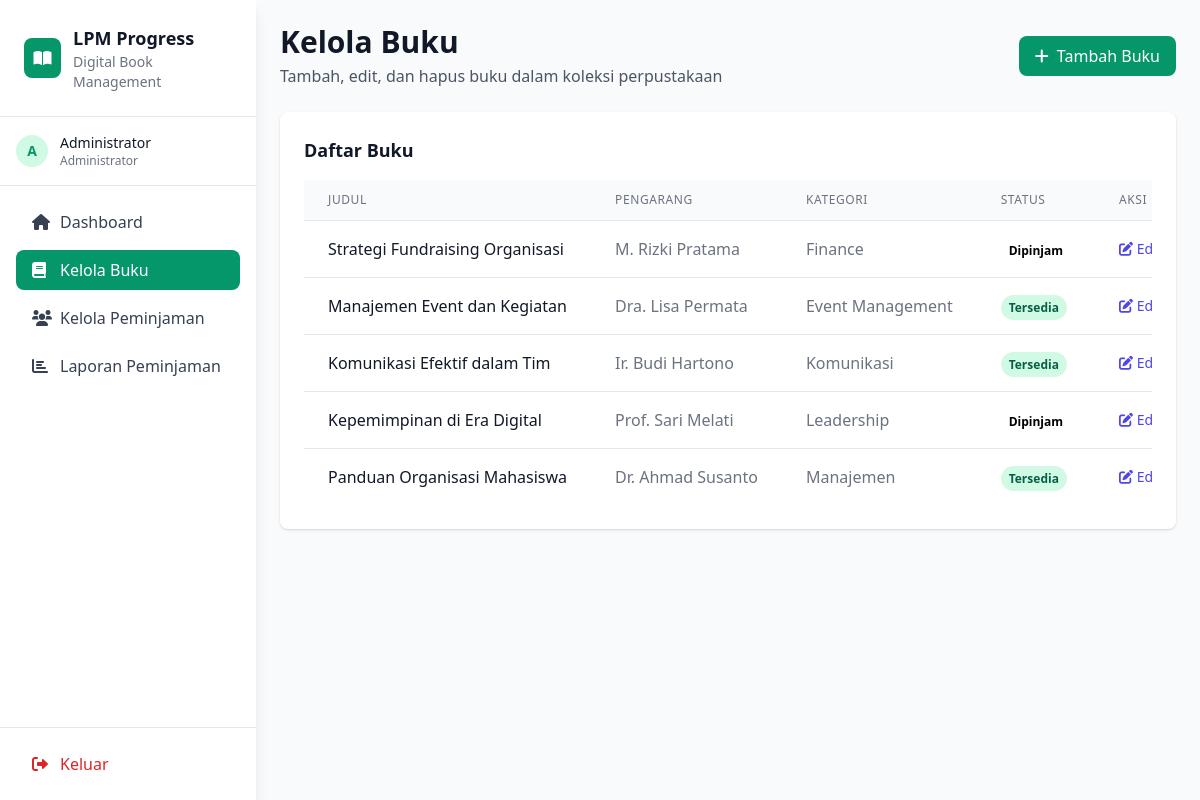
/pages/admin/kelola_buku.php (signed in), run on the app's committed database.
### tables this page shows
CREATE TABLE buku (
    id_buku INT AUTO_INCREMENT PRIMARY KEY,
    judul VARCHAR(200) NOT NULL,
    pengarang VARCHAR(100) NOT NULL,
    kategori VARCHAR(50),
    status ENUM('tersedia', 'dipinjam', 'rusak') DEFAULT 'tersedia'
);

### pages/admin/kelola_buku.php (the view, shortened to what this page needs)
<?php
include '../../includes/header.php';
$database = new Database();
$db = $database->getConnection();
$query = "SELECT * FROM buku WHERE status != 'arsip' ORDER BY id_buku DESC";
$stmt = $db->prepare($query);
$stmt->execute();
$books = $stmt->fetchAll(PDO::FETCH_ASSOC);
?>
<div class="flex h-screen bg-gray-50">
    <?php include '../../includes/sidebar.php'; ?>
    <main class="flex-1 overflow-auto">
        <div class="p-6 space-y-6">
            <div class="flex items-center justify-between">
                <div>
                    <h1 class="text-3xl font-bold text-gray-900">Kelola Buku</h1>
                    <p class="text-gray-600 mt-1">Tambah, edit, dan hapus buku dalam koleksi perpustakaan</p>
                </div>
                <button onclick="showAddForm()" class="bg-green-600 hover:bg-green-700 text-white px-4 py-2 rounded-lg">
                    <i class="fas fa-plus mr-2"></i>Tambah Buku
                </button>
            </div>
            <div class="bg-white rounded-lg shadow">
                <div class="p-6">
                    <h3 class="text-lg font-semibold text-gray-900 mb-4">Daftar Buku</h3>
                    <div class="overflow-x-auto">
                        <table class="min-w-full divide-y divide-gray-200">
                            <thead class="bg-gray-50">
                                <tr>
                                    <th class="px-6 py-3 text-left text-xs font-medium text-gray-500 uppercase tracking-wider">Judul</th>
                                    <th class="px-6 py-3 text-left text-xs font-medium text-gray-500 uppercase tracking-wider">Pengarang</th>
                                    <th class="px-6 py-3 text-left text-xs font-medium text-gray-500 uppercase tracking-wider">Kategori</th>
                                    <th class="px-6 py-3 text-left text-xs font-medium text-gray-500 uppercase tracking-wider">Status</th>
                                    <th class="px-6 py-3 text-left text-xs font-medium text-gray-500 uppercase tracking-wider">Aksi</th>
                                </tr>
                            </thead>
                            <tbody class="bg-white divide-y divide-gray-200">
                                <?php foreach ($books as $book): ?>
                                <tr>
                                    <td class="px-6 py-4 whitespace-nowrap">
                                        <div class="font-medium text-gray-900"><?php echo htmlspecialchars($book['judul']); ?></div>
                                    </td>
                                    <td class="px-6 py-4 whitespace-nowrap text-gray-500">
                                        <?php echo htmlspecialchars($book['pengarang']); ?>
                                    </td>
                                    <td class="px-6 py-4 whitespace-nowrap text-gray-500">
                                        <?php echo htmlspecialchars($book['kategori']); ?>
                                    </td>
                                    <td class="px-6 py-4 whitespace-nowrap">
                                        <span class="px-2 py-1 text-xs font-semibold rounded-full
                                            <?php
                                            switch($book['status']) {
                                                case 'tersedia': echo 'bg-green-100 text-green-800'; break;
                                                case 'dipinjam': echo 'bg-orange-100 text-orange-800'; break;
                                            }
                                            ?>">
                                            <?php echo ucfirst($book['status']); ?>
                                        </span>
                                    </td>
                                    <td class="px-6 py-4 whitespace-nowrap text-sm font-medium">
                                        <a href="?edit=<?php echo $book['id_buku']; ?>" class="text-indigo-600 hover:text-indigo-900 mr-3">
                                            <i class="fas fa-edit"></i> Edit
                                        </a>
                                    </td>
                                </tr>
                                <?php endforeach; ?>
                            </tbody>
                        </table>
                    </div>
                </div>
            </div>
        </div>
    </main>
</div>
<?php include '../../includes/footer.php'; ?>

### includes/header.php (shortened to what this page needs)
<!DOCTYPE html>
<html lang="id">
<head>
    <link href="https://cdn.jsdelivr.net/npm/tailwindcss@2.2.19/dist/tailwind.min.css" rel="stylesheet">
    <link href="https://cdnjs.cloudflare.com/ajax/libs/font-awesome/6.0.0/css/all.min.css" rel="stylesheet">
</head>
<body class="bg-gray-50">

### includes/sidebar.php (shortened to what this page needs)
<?php
$current_page = basename($_SERVER['PHP_SELF']);
$is_admin = isset($_SESSION['jabatan']) && $_SESSION['jabatan'] === 'Administrator';
?>
<div class="w-64 bg-white shadow-lg h-screen flex flex-col">
    <div class="p-6 border-b border-gray-200">
        <div class="flex items-center space-x-3">
            <div class="w-10 h-10 bg-green-600 rounded-lg flex items-center justify-center">
                <i class="fas fa-book-open text-white"></i>
            </div>
            <div>
                <h1 class="font-bold text-lg text-gray-900">LPM Progress</h1>
                <p class="text-sm text-gray-500">Digital Book Management</p>
            </div>
        </div>
    </div>
    <div class="p-4 border-b border-gray-200">
        <div class="flex items-center space-x-3">
            <div class="w-8 h-8 bg-green-100 rounded-full flex items-center justify-center">
                <span class="text-green-600 font-semibold text-sm">
                    <?php echo strtoupper(substr($_SESSION['nama'], 0, 1)); ?>
                </span>
            </div>
            <div class="flex-1 min-w-0">
                <p class="text-sm font-medium text-gray-900 truncate">
                    <?php echo $_SESSION['nama']; ?>
                </p>
                <p class="text-xs text-gray-500">
                    <?php echo $is_admin ? 'Administrator' : 'Anggota'; ?>
                </p>
            </div>
        </div>
    </div>
    <nav class="flex-1 p-4 space-y-2">
        <?php if ($is_admin): ?>
            <a href="dashboard.php" class="<?php echo ($current_page == 'dashboard.php') ? 'bg-green-600 text-white' : 'text-gray-700 hover:bg-gray-100'; ?> flex items-center px-4 py-2 rounded-lg transition-colors">
                <i class="fas fa-home w-4 h-4 mr-3"></i>
                Dashboard
            </a>
            <a href="kelola_buku.php" class="<?php echo ($current_page == 'kelola_buku.php') ? 'bg-green-600 text-white' : 'text-gray-700 hover:bg-gray-100'; ?> flex items-center px-4 py-2 rounded-lg transition-colors">
                <i class="fas fa-book w-4 h-4 mr-3"></i>
                Kelola Buku
            </a>
            <a href="kelola_peminjaman.php" class="<?php echo ($current_page == 'kelola_peminjaman.php') ? 'bg-green-600 text-white' : 'text-gray-700 hover:bg-gray-100'; ?> flex items-center px-4 py-2 rounded-lg transition-colors">
                <i class="fas fa-users w-4 h-4 mr-3"></i>
                Kelola Peminjaman
            </a>
            <a href="laporan_peminjaman.php" class="<?php echo ($current_page == 'laporan_peminjaman.php') ? 'bg-green-600 text-white' : 'text-gray-700 hover:bg-gray-100'; ?> flex items-center px-4 py-2 rounded-lg transition-colors">
                <i class="fas fa-chart-bar w-4 h-4 mr-3"></i>
                Laporan Peminjaman
            </a>
        <?php endif; ?>
    </nav>
    <div class="p-4 border-t border-gray-200">
        <a href="../auth/logout.php" class="w-full flex items-center px-4 py-2 text-red-600 hover:bg-red-50 hover:text-red-700 rounded-lg transition-colors">
            <i class="fas fa-sign-out-alt w-4 h-4 mr-3"></i>
            Keluar
        </a>
    </div>
</div>

### includes/footer.php (shortened to what this page needs)
</body>
</html>

### data on the page
buku: judul "Strategi Fundraising Organisasi", pengarang "M. Rizki Pratama", kategori "Finance", status "Dipinjam"
buku: judul "Manajemen Event dan Kegiatan", pengarang "Dra. Lisa Permata", kategori "Event Management", status "Tersedia"
buku: judul "Komunikasi Efektif dalam Tim", pengarang "Ir. Budi Hartono", kategori "Komunikasi", status "Tersedia"
buku: judul "Kepemimpinan di Era Digital", pengarang "Prof. Sari Melati", kategori "Leadership", status "Dipinjam"
buku: judul "Panduan Organisasi Mahasiswa", pengarang "Dr. Ahmad Susanto", kategori "Manajemen", status "Tersedia"

### other printed values
substr($_SESSION['nama'], 0, 1) "A"
$_SESSION['nama'] "Administrator"
